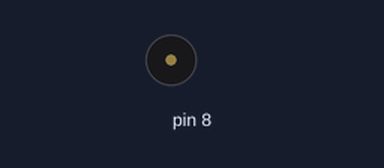
This sketch was run on a simulated Arduino Uno, built with avr-gcc and run on an emulated ATmega328P. Parts: buzzer (waves = sounding).

Above: at 0.1 s.
Timing chart, 0 to 1.6 s (numbered marks = the images above):
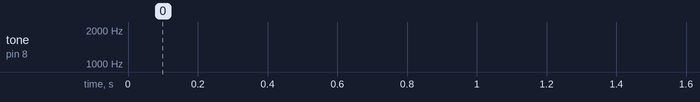

The sketch:

Projeto_11_-_Alarme_com_Sonorizador_Piezo.ino
```cpp
// Alarme com sonorizador Piezo


float sinVal;
int toneVal;

void setup() {
  pinMode(8, OUTPUT);
}

void loop() {
  for (int x=0; x<180; x++) {
    sinVal = (sin(x*(3,1416/180)));      // Converter Graus e radianos e obter o valor do Seno
    toneVal = 2000+(int(sinVal*1000));    // Gerar uma frequencia a partir do valo do Seno
    tone(8, toneVal);
    delay(2);
  }


}
```
